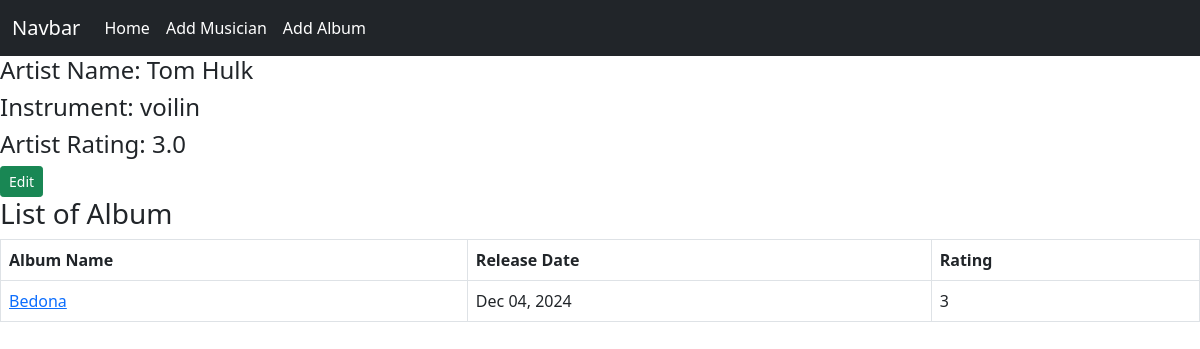
/first_app/album_list/2/, run on the app's committed database.
### first_app/models.py (models this page shows, shortened)
class Musician(models.Model):
    first_name= models.CharField(max_length=100)
    last_name= models.CharField(max_length=100)
    instrument= models.CharField(max_length= 100)

class Album(models.Model):
    artist= models.ForeignKey(Musician, on_delete=models.CASCADE)
    name= models.CharField(max_length=100)
    release_date= models.DateField()
    rating=(
        (1,"Worst"),
        (2,"Bad"),
        (3,"Not Bad"),
        (4,"Good"),
        (5,'Excellent'),
    )
    num_stars= models.IntegerField(choices=rating)

### first_app/views.py (the view)
# urls.py: path('album_list/<int:artist_id>/', views.album_list, name='album_list'),
def album_list(request, artist_id):
    artist_info= Musician.objects.get(pk=artist_id)
    album_list = Album.objects.filter(artist=artist_id).order_by('name','release_date')
    artist_rating = Album.objects.filter(artist=artist_id).aggregate(Avg('num_stars'))
    diction = {'title': "List of Albums", 'artist_info':artist_info, 'album_list':album_list, 'artist_rating':artist_rating}
    return render(request, 'first_app/album_list.html', context= diction)

### first_app/templates/first_app/album_list.html
{% extends 'first_app/base.html' %}
{% block body_block %}
    <h4>Artist Name: {{ artist_info.first_name }} {{ artist_info.last_name }}</h4>
    <h4>Instrument: {{ artist_info.instrument }}</h4>
    <h4>Artist Rating: {{ artist_rating.num_stars__avg }}</h4>
    <a href="{% url 'first_app:edit_artist' artist_id=artist_info.id %} " class="btn btn-success btn-sm">Edit</a>
    <h3>List of Album</h3>
    <table class="table table-bordered">
     <tr>
         <th>Album Name</th>
          <th>Release Date</th>
          <th>Rating</th>
     </tr>
    {% for album in album_list %}
    <tr>
       <td><a href="{% url 'first_app:edit_album' album_id=album.id %}">{{ album.name }} </a></td>
        <td>{{ album.release_date|date:"M d, Y" }}</td>
        <td>{{ album.num_stars }}</td>
    </tr>
    {% endfor %}
    </table>
{% endblock %}

### data on the page
Musician: first_name "Tom", last_name "Hulk", instrument "voilin"
Album: name "Bedona", release_date "Dec 04, 2024", num_stars "3"

### other printed values
{{ artist_rating.num_stars__avg }} "3.0"
